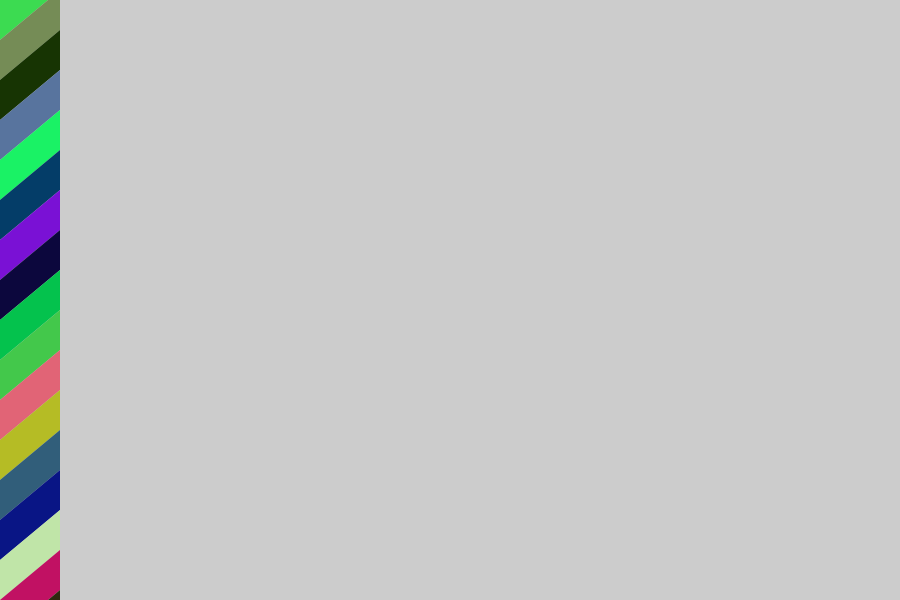
Frame 1 (no input)
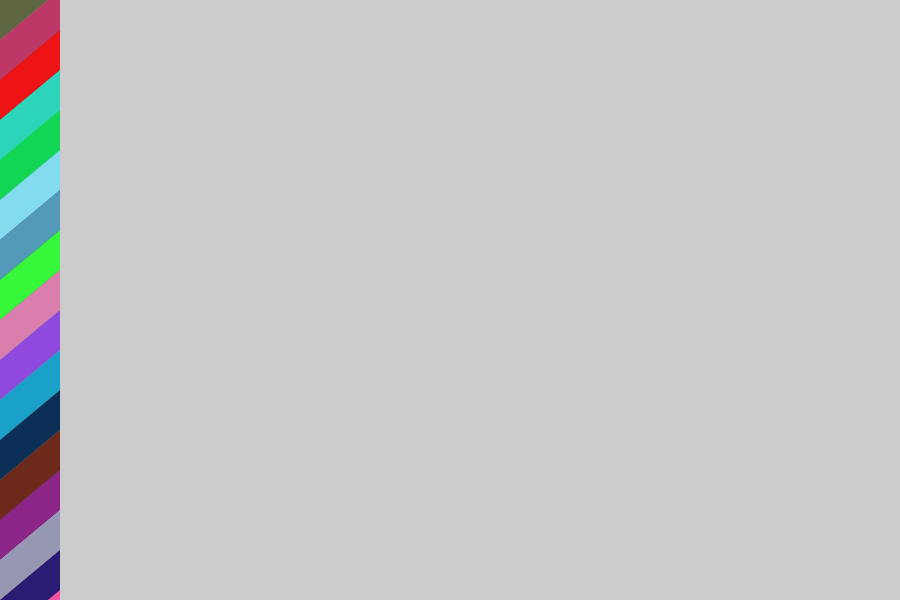
Frame 2 (the mouse pressed at the canvas centre, redrawn once)

The Processing sketch that drew these frames (run headless with seeded random() and noise(); the mouse was pressed at the canvas centre and the sketch redrawn once):

// Processing sketch: codingBridgetRiley_03
// ── codingBridgetRiley_03.pde
// A sketch attempting to recreate the work of Bridget Riley
// After examining her work, 'Cool Place',
// the first step is to create the basica element:
// a parallelogram using quad()

// a quad() is created by specifying 4 points counter clockwise
// the x and y coordinates of our 4 points
float[] x = new float[4];
float[] y = new float[4];

// the height of on of the sides
float quadSideHeight=40;

// the width of the quad()
float quadWidth=60;

// the amount the right side is shifted up
float quadSkew=50;

void setup() {
  
  size(900, 600);
  noLoop();
  
}

void draw() {
  
  // calculate how many parallelograms to draw vertically
  int qty_rows = int(height/(quadSideHeight))+4;
  
  // draw a column of parllelograms!
  for (int y = 0; y < qty_rows; y++) {
    
    color fillColor = color(random(256), random(256), random(256));
    fill(fillColor);
    
    drawParallelogram(0, y*quadSideHeight);
    
  }
  
}

void drawParallelogram(float _x, float _y) {

  // a function that performs the calculations of the points
  calculatePoints(_x, _y);

  noStroke();
  quad(x[0], y[0], x[1], y[1], x[2], y[2], x[3], y[3]);
  
}

void calculatePoints(float _x, float _y) {
  
  // 1st point, the origin
  x[0]=_x;
  y[0]=_y;
  
  // 2nd point, move up from the origin
  x[1]=x[0];
  y[1]=y[0]-quadSideHeight;
  
  // 3rd point, move right and then up
  x[2]=_x+quadWidth;
  y[2]=_y-(quadSideHeight+quadSkew);
  
  // 4th point, move down to finish the shape
  x[3]=x[2];
  y[3]=y[2]+quadSideHeight;
  
}
